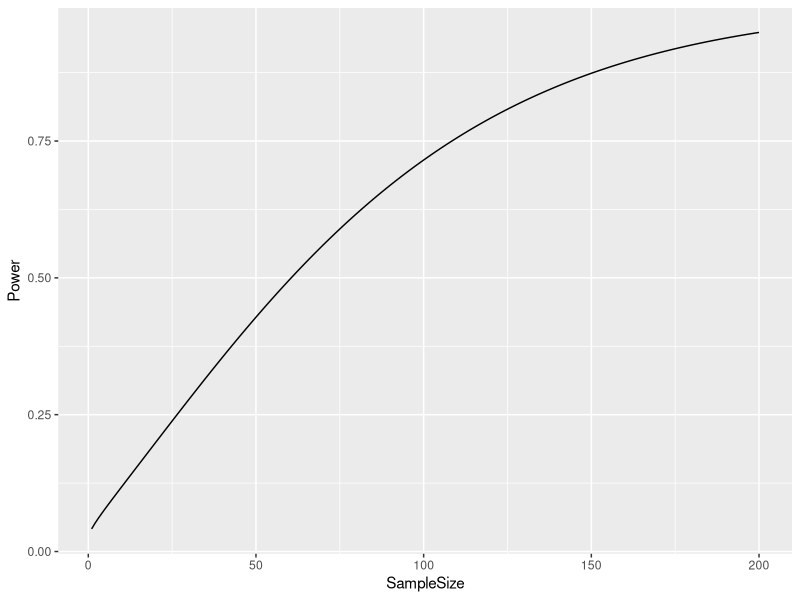

Reproduce this figure in R.
## ---- chunk 1
knitr::opts_chunk$set(echo = TRUE, warning = FALSE, message = FALSE)
## ---- chunk 2
library(tidyverse)
## ---- chunk 3
MyPwrFun <- function(alpha, m1, m2, s1, s2, n1, n2){
  z1a2 <- qnorm(1 - alpha / 2)
  za2 <- qnorm(alpha / 2)
  quant <- (m1-m2) / sqrt( (s1^2/n1) + (s2^2/n2) )
  beta <- pnorm(z1a2 - quant) - pnorm(za2 - quant)
  power <- 1- beta
  return(power)
}

power1 <- MyPwrFun(alpha = .05, m1 = 1, m2 = .8, s1 = .32, s2 = .04, n1 = 20, n= 20)
## ---- chunk 4
pwrdf <- data.frame()
for (x in 0:40){
  powers <- MyPwrFun(alpha = .05, m1 = 1, m2 = .8, s1= .32, s2 = .04, n1 = x, n2 = 40-x)
  pwrdf <- rbind(pwrdf, c(x, powers))
}
## ---- chunk 5

SampSizePropsFun <- function(alpha, k, beta, p1, p2){
  z1a2 <- qnorm(1-alpha/2)
  z1b <- qnorm(1-beta)
  pstar <- (p1 + k * p2) / (1 + k)
  firstquantnum <- z1a2 * sqrt( pstar * (1- pstar) * (1 + (1/k)))
  secondquantnum <- z1b * sqrt( p1 * (1 - p1) + ((p2 * (1-p2))/k))
  numerator <- (firstquantnum + secondquantnum)^2
  denom <- (p1 - p2)^2
  n <- numerator / denom
  n
}
#k = n2/n1 and is only used for unequal allocation of observations

ans2a <- ceiling(SampSizePropsFun(alpha = .05, beta = .1, k = 1, p1 = .8, p2 = .64))
ans2a
## ---- chunk 6
MyPwrFun2 <- function(p1, p2, alpha, p.bar, n1, n2){
  z1a2 <- qnorm(1- alpha/2)
  d <- abs(p1-p2)
  quant <- (d - (z1a2 * sqrt(p.bar * (1 - p.bar) * ( (1/n1) + (1/n2) ) ) ) ) / (sqrt(((p1 * (1-p1) ) / n1) + (p2 * (1-p2) / n2)))
  pnorm(quant)
}

powerdf2 <- data.frame()
for (x in 1:200){
  outputs <- MyPwrFun2(p1 = .8, p2 = .64, alpha = .05, p.bar = .72, n1 = x, n2 = x)
  powerdf2 <- rbind(powerdf2, c(x, outputs))
}

colnames(powerdf2) <- c("SampleSize", "Power")

ggplot(powerdf2, aes(x = SampleSize, y = Power))+
  geom_line()


## ---- chunk 7
dat <- c(8, 46, 95, 21, 6, 2168, 1056, 19, 15, 55)

## ---- chunk 8
mytest <- t.test(dat, mu = 30, alternative = "greater", conf.level = .1)
## ---- chunk 9
newdat <- dat - 30

## ---- chunk 10

## ---- chunk 11


